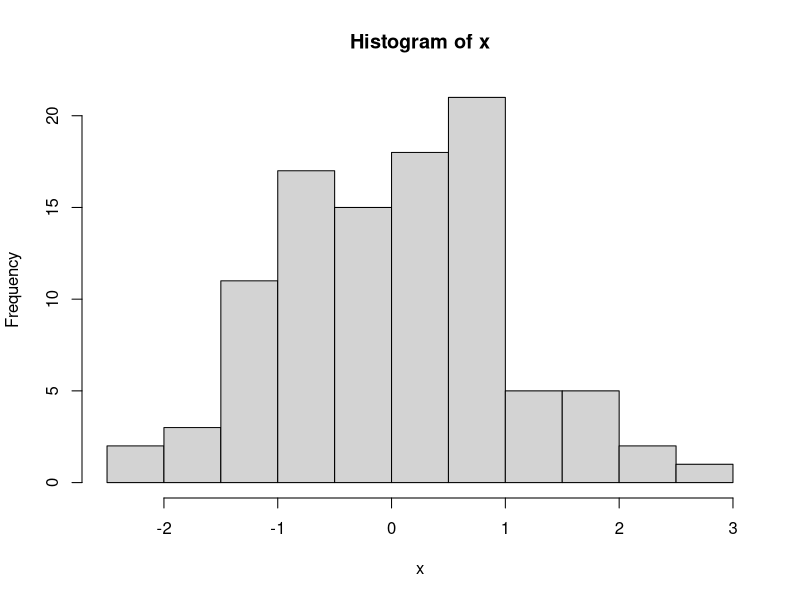
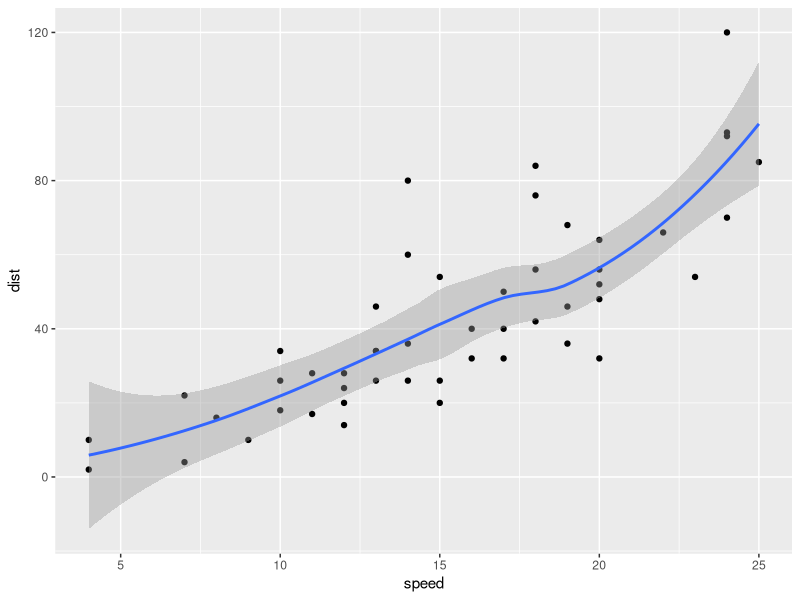

These figures' R source, in order:
## ---- chunk 1
x<-rnorm(100)
hist(x)

## ---- chunk 2
library(ggplot2)
qplot(speed, dist, data=cars) + geom_smooth()
